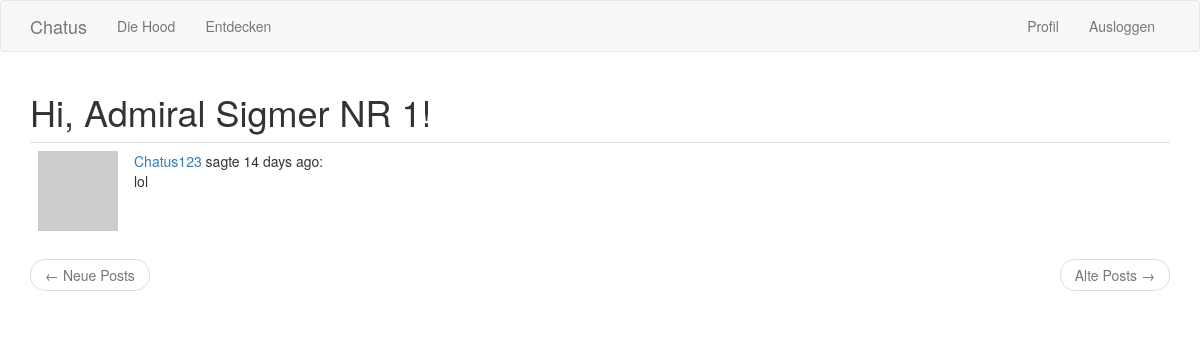
The page /explore (signed in) on the database its author committed.
### app/models.py (models this page shows, shortened)
class User(UserMixin, db.Model):
    id = db.Column(db.Integer, primary_key=True)
    username = db.Column(db.String(64), index=True, unique=True)
    email = db.Column(db.String(120), index=True, unique=True)
    password_hash = db.Column(db.String(128))
    posts = db.relationship('Post', backref='author', lazy='dynamic')
    about_me = db.Column(db.String(140))
    last_seen = db.Column(db.DateTime, default=datetime.utcnow)
    age = db.Column(db.String(20))
    followed = db.relationship(
        'User', secondary=followers,
        primaryjoin=(followers.c.follower_id == id),
        secondaryjoin=(followers.c.followed_id == id),
        backref=db.backref('followers', lazy='dynamic'), lazy='dynamic')
    def avatar(self, size):
        digest = md5(self.email.lower().encode('utf-8')).hexdigest()
        return 'https://www.gravatar.com/avatar/{}?d=identicon&s={}'.format(
            digest, size)
    def notFollowedPosts(self):
        followed = Post.query.join(followers , (followers.c.followed_id == Post.user_id)).filter(
            followers.c.followed_id == self.id).union(self.posts)
        all_ = Post.query.filter_by()
        return all_.except_(followed).order_by(Post.timestamp.desc())

class Post(db.Model):
    id = db.Column(db.Integer, primary_key=True)
    body = db.Column(db.String(140))
    timestamp = db.Column(db.DateTime, index=True, default=datetime.utcnow)
    user_id = db.Column(db.Integer, db.ForeignKey('user.id'))

### app/routes.py (the view)
@app.route('/explore')
@login_required
def explore():
    page = request.args.get('page', 1, type=int)
    posts = current_user.notFollowedPosts().paginate(
        page=page, per_page=app.config['POSTS_PER_PAGE'], error_out=False)
    next_url = url_for('explore', page=posts.next_num) \
        if posts.has_next else None
    prev_url = url_for('explore', page=posts.prev_num) \
        if posts.has_prev else None
    return render_template('index.html', title='Explore', posts=posts.items,
                           next_url=next_url, prev_url=prev_url)

### app/models.py (called while the page is built)
@login.user_loader
def load_user(id):
    return User.query.get(int(id))

### app/routes.py (called while the page is built)
@app.before_request
def before_request():
    if current_user.is_authenticated:
        current_user.last_seen = datetime.utcnow()
        db.session.commit()

### app/templates/index.html (shortened to what this page needs)
{% extends "base.html" %}
{% import 'bootstrap/wtf.html' as wtf %}
{% block app_content %}
    <h1>Hi, {{ current_user.username }}!</h1>
    {% for post in posts %}
        {% include '_post.html' %}
    {% endfor %}
    <nav aria-label="...">
        <ul class="pager">
            <li class="previous{% if not prev_url %} disabled{% endif %}">
                <a href="{{ prev_url or '#' }}">
                    <span aria-hidden="true">&larr;</span> Neue Posts
                </a>
            </li>
            <li class="next{% if not next_url %} disabled{% endif %}">
                <a href="{{ next_url or '#' }}">
                    Alte Posts <span aria-hidden="true">&rarr;</span>
                </a>
            </li>
        </ul>
    </nav>
{% endblock %}

### app/templates/_post.html
    <table class="table table-hover">
        <tr>
            <td width="70px">
                <a href="{{ url_for('user', username=post.author.username) }}">
                    <img src="{{ post.author.avatar(70) }}" />
                </a>
            </td>
            <td>
                <a href="{{ url_for('user', username=post.author.username) }}">
                    {{ post.author.username }}
                </a>
                sagte {{ moment(post.timestamp).fromNow() }}:
                <br>
                {{ post.body }}
            </td>
        </tr>
    </table>

### rows shown on the page
User: username "Admiral Sigmer NR 1"
Post: author.username "Chatus123", timestamp "14 days ago", body "lol"
